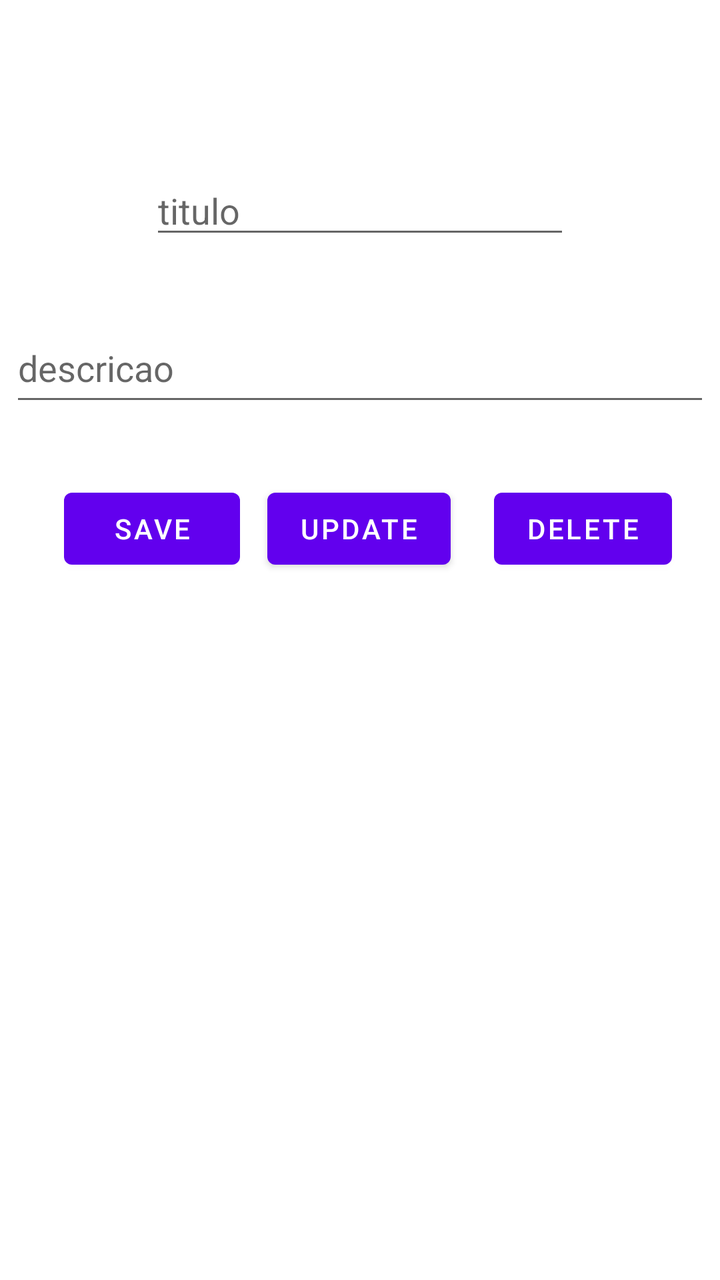
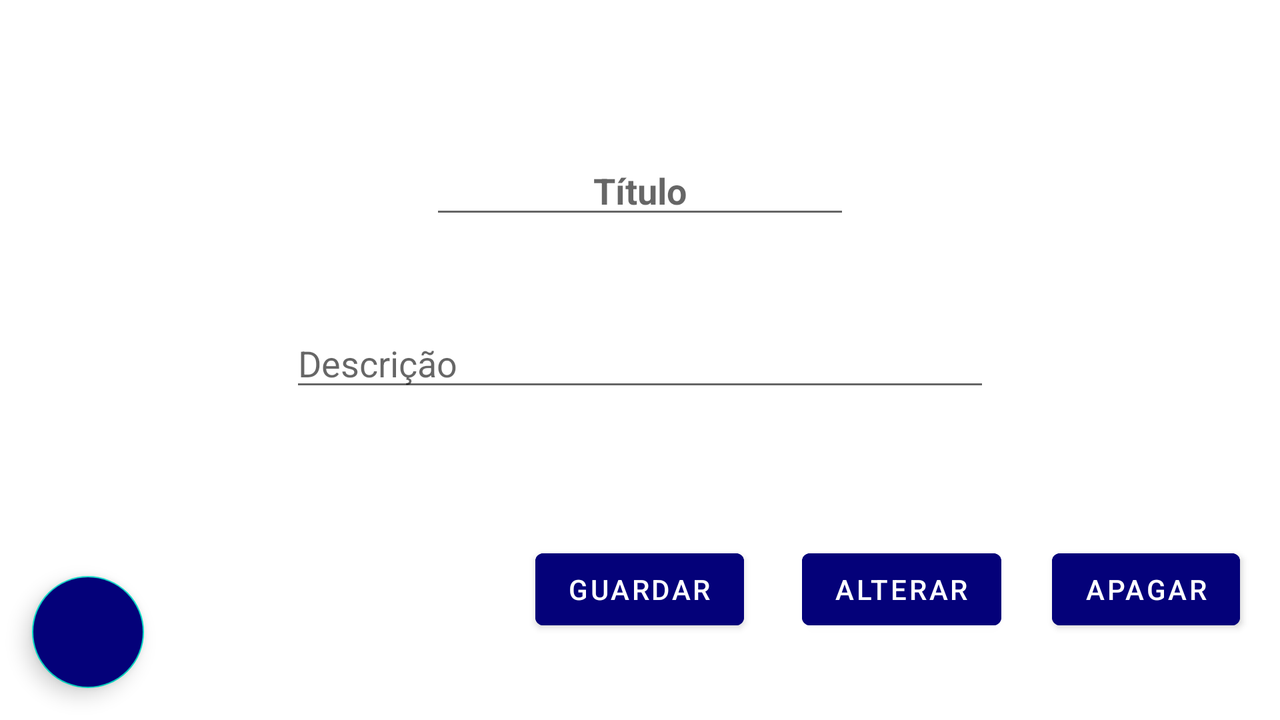

The same Android screen from two of the app's own layout files: first res/layout/ as a phone draws it, then the repository's variant for another configuration, drawn on a device whose configuration selects that folder. Both files follow.
<!-- AndroidManifest.xml: application theme Theme.AuxilioCidadao -->
<!-- res/layout/activity_add_notas_pessoais.xml -->
<?xml version="1.0" encoding="utf-8"?>
<androidx.constraintlayout.widget.ConstraintLayout xmlns:android="http://schemas.android.com/apk/res/android"
    xmlns:app="http://schemas.android.com/apk/res-auto"
    xmlns:tools="http://schemas.android.com/tools"
    android:layout_width="match_parent"
    android:layout_height="match_parent"
    tools:context=".AddNotasPessoais">

    <TextView
        android:id="@+id/nota_id"
        android:layout_width="wrap_content"
        android:layout_height="wrap_content"
        android:layout_marginTop="32dp"
        app:layout_constraintEnd_toEndOf="parent"
        app:layout_constraintStart_toStartOf="parent"
        app:layout_constraintTop_toTopOf="parent" />

    <EditText
        android:id="@+id/notas_titulo"
        android:layout_width="wrap_content"
        android:layout_height="wrap_content"
        android:inputType="text"
        android:layout_marginTop="32dp"
        android:hint="titulo"
        android:ems="10"
        app:layout_constraintEnd_toEndOf="parent"
        app:layout_constraintStart_toStartOf="parent"
        app:layout_constraintTop_toBottomOf="@+id/nota_id" />


    <Button
        android:id="@+id/btnSave"
        android:layout_width="wrap_content"
        android:layout_height="wrap_content"
        android:layout_marginStart="32dp"
        android:layout_marginTop="116dp"
        android:text="save"
        app:layout_constraintStart_toStartOf="parent"
        app:layout_constraintTop_toBottomOf="@+id/notas_titulo"
        android:layout_marginLeft="32dp" />

    <Button
        android:id="@+id/btnUpdate"
        android:layout_width="wrap_content"
        android:layout_height="wrap_content"
        android:layout_marginTop="116dp"
        android:text="update"
        app:layout_constraintEnd_toEndOf="parent"
        app:layout_constraintHorizontal_bias="0.498"
        app:layout_constraintStart_toStartOf="parent"
        app:layout_constraintTop_toBottomOf="@+id/notas_titulo" />

    <Button
        android:id="@+id/btnDelete"
        android:layout_width="wrap_content"
        android:layout_height="wrap_content"
        android:layout_marginTop="116dp"
        android:layout_marginEnd="24dp"
        android:text="delete"
        app:layout_constraintEnd_toEndOf="parent"
        app:layout_constraintTop_toBottomOf="@+id/notas_titulo"
        android:layout_marginRight="24dp" />

    <EditText
        android:id="@+id/notas_descricao"
        android:layout_width="350dp"
        android:layout_height="51dp"
        android:ems="10"
        android:hint="descricao"
        android:inputType="text"
        app:layout_constraintBottom_toTopOf="@+id/btnSave"
        app:layout_constraintEnd_toEndOf="parent"
        app:layout_constraintStart_toStartOf="parent"
        app:layout_constraintTop_toBottomOf="@+id/notas_titulo" />
</androidx.constraintlayout.widget.ConstraintLayout>
<!-- resources referenced by this layout -->
<resources>
  <style name="Theme.AuxilioCidadao" parent="Theme.MaterialComponents.DayNight.DarkActionBar">
          
          <item name="colorPrimary">@color/purple_500</item>
          <item name="colorPrimaryVariant">@color/purple_700</item>
          <item name="colorOnPrimary">@color/white</item>
          
          <item name="colorSecondary">@color/teal_200</item>
          <item name="colorSecondaryVariant">@color/teal_700</item>
          <item name="colorOnSecondary">@color/black</item>
          
          <item name="android:statusBarColor" tools:targetApi="l">?attr/colorPrimaryVariant</item>
          
      </style>
  <color name="purple_500">#FF6200EE</color>
  <color name="purple_700">#FF3700B3</color>
  <color name="white">#FFFFFFFF</color>
  <color name="teal_200">#FF03DAC5</color>
  <color name="teal_700">#FF018786</color>
  <color name="black">#FF000000</color>
</resources>
<!-- res/layout-land/activity_add_notas_pessoais.xml (the repository's variant of the layout above) -->
<!-- drawn on the phone turned sideways -->
<?xml version="1.0" encoding="utf-8"?>
<RelativeLayout xmlns:android="http://schemas.android.com/apk/res/android"
    xmlns:app="http://schemas.android.com/apk/res-auto"
    xmlns:tools="http://schemas.android.com/tools"
    android:layout_width="match_parent"
    android:layout_height="match_parent"
    tools:context=".AddNotasPessoais"
    android:background="@color/white">

    <TextView
        android:id="@+id/nota_id"
        android:layout_centerHorizontal="true"
        android:layout_width="wrap_content"
        android:layout_height="wrap_content"
        android:layout_marginTop="32dp"
        android:layout_alignParentTop="true" />

    <EditText
        android:id="@+id/notas_titulo"
        android:textStyle="bold"
        android:layout_centerHorizontal="true"
        android:textColor="@color/black"
        android:layout_width="wrap_content"
        android:layout_height="wrap_content"
        android:layout_marginTop="22dp"
        android:layout_below="@+id/nota_id"
        android:ems="10"
        android:hint="@string/hint_titulo"
        android:inputType="text"
        android:textAlignment="center"
        app:layout_constraintEnd_toEndOf="parent"
        app:layout_constraintStart_toStartOf="parent"
        app:layout_constraintTop_toBottomOf="@+id/nota_id"
        android:gravity="center_horizontal" />


    <EditText
        android:id="@+id/notas_descricao"
        android:textColor="@color/black"
        android:layout_below="@id/notas_titulo"
        android:layout_width="350dp"
        android:layout_height="wrap_content"
        android:layout_marginTop="45dp"
        android:layout_centerHorizontal="true"
        android:hint="@string/hint_descricao"
        android:inputType="textMultiLine" />

    <Button
        android:id="@+id/btnSave"
        android:layout_width="wrap_content"
        android:layout_height="wrap_content"
        android:layout_marginStart="32dp"
        android:layout_below="@id/notas_descricao"
        android:layout_marginTop="70dp"
        android:textColor="@color/white"
        android:layout_centerHorizontal="true"
        android:backgroundTint="@color/buttonsBackground"
        android:text="@string/but_salvar"
        android:layout_marginLeft="32dp" />


    <Button
        android:id="@+id/btnUpdate"
        android:layout_width="wrap_content"
        android:layout_height="wrap_content"
        android:layout_below="@id/notas_descricao"
        android:layout_centerVertical="true"
        android:layout_marginLeft="29dp"
        android:layout_marginTop="70dp"
        android:textColor="@color/white"
        android:layout_centerHorizontal="true"
        android:layout_toRightOf="@+id/btnSave"
        android:backgroundTint="@color/buttonsBackground"
        android:gravity="center"
        android:text="@string/but_alterar" />

    <Button
        android:id="@+id/btnDelete"
        android:layout_width="wrap_content"
        android:layout_marginTop="70dp"
        android:layout_height="wrap_content"
        android:textColor="@color/white"
        android:layout_below="@id/notas_descricao"
        android:layout_alignParentRight="true"
        android:layout_marginHorizontal="20dp"
        android:backgroundTint="@color/buttonsBackground"
        android:text="@string/but_apagar"
        android:layout_alignParentEnd="true" />

    <com.google.android.material.floatingactionbutton.FloatingActionButton
        android:id="@+id/fab_voltar1"
        android:layout_width="wrap_content"
        android:layout_height="wrap_content"
        android:layout_alignParentBottom="true"
        android:layout_margin="@dimen/fab_margin"
        android:backgroundTint="@color/buttonsBackground"
        android:contentDescription="buttonAddNota"
        android:src="@drawable/icon_back"
        android:tintMode="@color/white" />

</RelativeLayout>
<!-- resources referenced by the variant -->
<!-- as the phone turned sideways resolves them -->
<resources>
  <color name="black">#FF000000</color>
  <color name="buttonsBackground">#040179</color>
  <color name="white">#FFFFFFFF</color>
  <dimen name="fab_margin">16dp</dimen>
  <string name="but_alterar">Alterar</string>
  <string name="but_apagar">Apagar</string>
  <string name="but_salvar">Guardar</string>
  <string name="hint_descricao">Descrição</string>
  <string name="hint_titulo">Título</string>
  <style name="Theme.AuxilioCidadao" parent="Theme.MaterialComponents.DayNight.DarkActionBar">
          
          <item name="colorPrimary">@color/purple_500</item>
          <item name="colorPrimaryVariant">@color/purple_700</item>
          <item name="colorOnPrimary">@color/white</item>
          
          <item name="colorSecondary">@color/teal_200</item>
          <item name="colorSecondaryVariant">@color/teal_700</item>
          <item name="colorOnSecondary">@color/black</item>
          
          <item name="android:statusBarColor" tools:targetApi="l">?attr/colorPrimaryVariant</item>
          
      </style>
  <color name="purple_500">#FF6200EE</color>
  <color name="purple_700">#FF3700B3</color>
  <color name="teal_200">#FF03DAC5</color>
  <color name="teal_700">#FF018786</color>
</resources>
